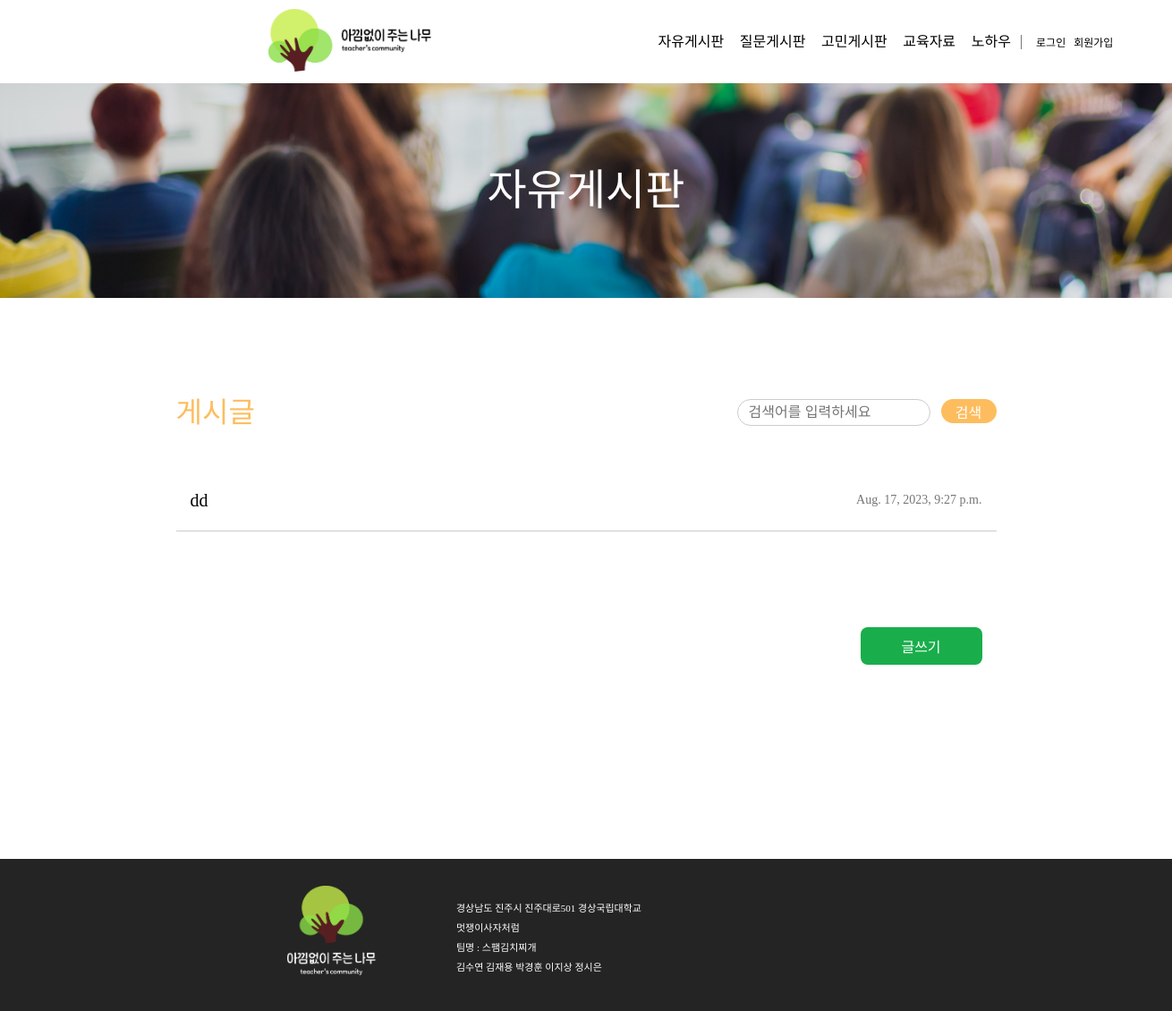
Page /free_board/ on the earlier database version.
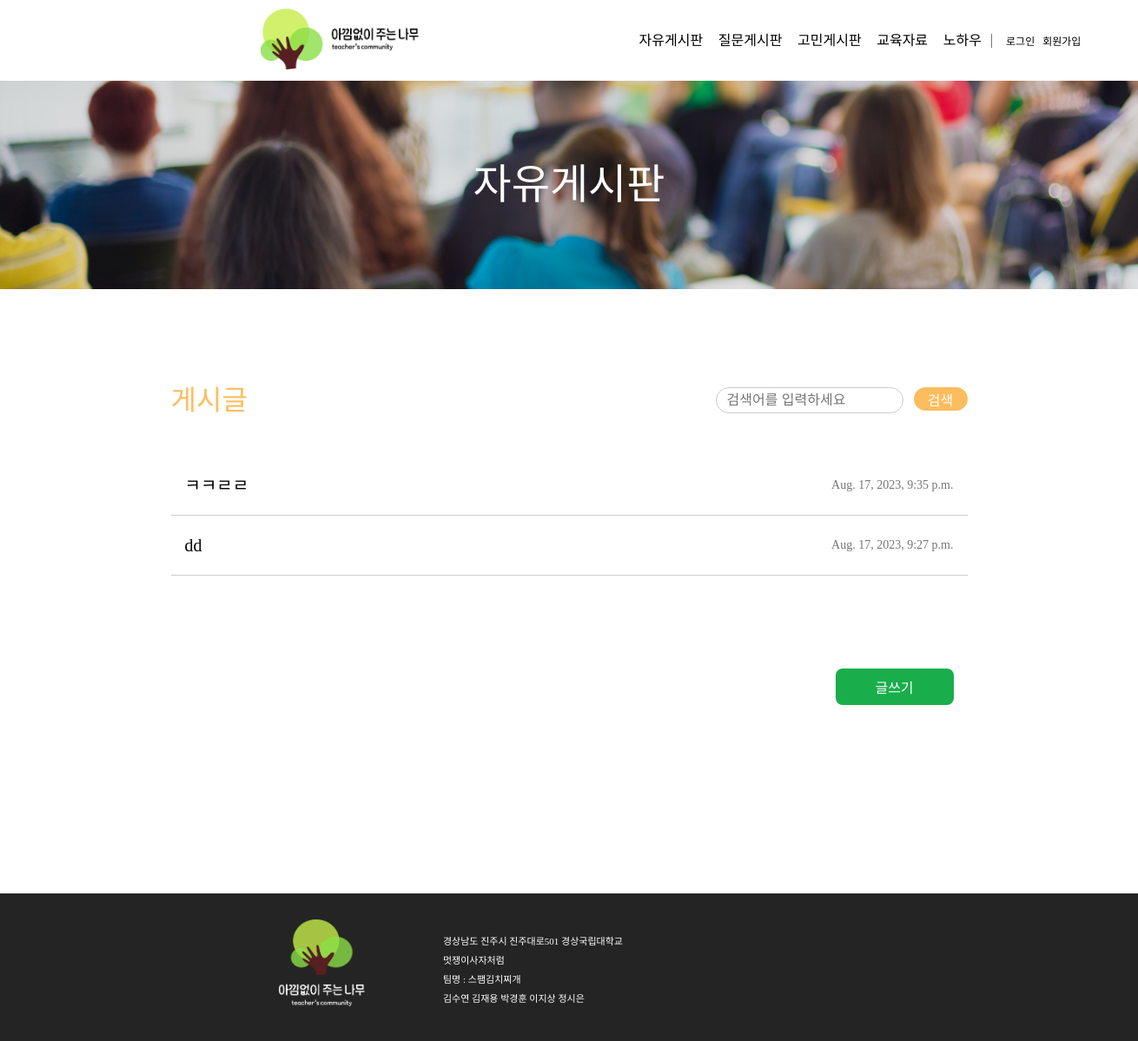
Same page on the later database version.
### teacher_community/models.py (models this page shows, shortened)
class Post(models.Model):
    author = models.ForeignKey(
        Teacher, related_name="post_author", on_delete=models.CASCADE
    )
    title = models.CharField(max_length=255)
    content = models.TextField()
    created_at = models.DateTimeField(auto_now_add=True)
    updated_at = models.DateTimeField(auto_now=True)
    views = models.PositiveIntegerField(default=0)  # 조회수 필드 추가
    likes_user = models.ManyToManyField(
        settings.AUTH_USER_MODEL, related_name="likes_user", blank=True
    )
    category = models.CharField(max_length=10)
    file = models.FileField(upload_to="post_files/", blank=True, null=True)  # 파일 첨부 필드
    class Meta:
        ordering = ["-created_at"]  # 최신 글이 먼저 오도록 정렬

### teacher_community/views.py (the view)
# urls.py: path("free_board/", views.free_board, name="free_board"),
def free_board(request):
    posts = Post.objects.filter(category="자유게시판")
    print("실행1")
    return render(request, "free_board.html", {"posts": posts})

### templates/free_board.html (shortened to what this page needs)
{% extends 'nav_footer.html' %}
{% load static %}
{% block content %}
<!DOCTYPE html>
<html lang="ko">
<head>
  <link rel="stylesheet" href="{% static 'css/free_board.css' %}">
</head>
<body>
  <div class="wrapper">
    <div class="backgroundTitle"><span>자유게시판</span></div>
    <div class="main">
      <div class="upMain">
        <div class="postName">게시글</div>
        <div class="search">
          <form action="{% url 'free_search' %}" method="GET">
            <div class="searchwrapper">
              <div class="searchBox">
                <input type="text" class="textBox" name="q" placeholder="검색어를 입력하세요">
              </div>
              <button type="submit" class="searchButton">
                <div class="searchButtonText">검색</div>
              </button>
            </div>
          </form>
        </div>
      </div>
      <div class="midMain">
        {% for post in posts %}
          <a href="{% url 'detail' post.id %}" class="post">
            <div class="postTitle">{{ post.title }}</div>
            <div class="postTime">{{ post.created_at }}</div>
          </a>
        {% endfor %}
      </div>
      <div class="downMain">
        <div class="writeWrapper">
          <button class="write_btn"><a href="{% url 'free_write' %}">글쓰기</a></button>
        </div>
      </div>
    </div>
  </div>
</body>
</html>
{% endblock %}

Differences in the rows shown:
added Post: title "ㅋㅋㄹㄹ", created_at "Aug. 17, 2023, 9:35 p.m."
